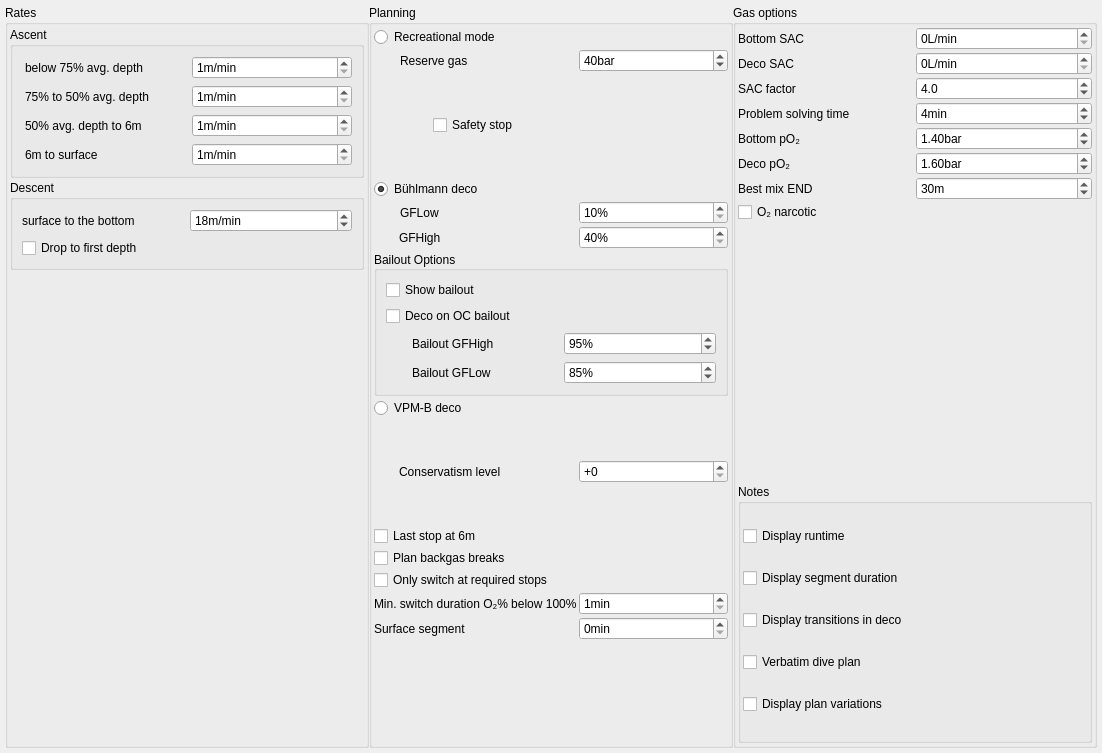
<?xml version="1.0" encoding="UTF-8"?>
<ui version="4.0">
 <class>plannerSettingsWidget</class>
 <widget class="QWidget" name="plannerSettingsWidget">
  <property name="geometry">
   <rect>
    <x>0</x>
    <y>0</y>
    <width>1102</width>
    <height>753</height>
   </rect>
  </property>
  <property name="windowTitle">
   <string>Form</string>
  </property>
  <layout class="QHBoxLayout" name="horizontalLayout_2">
   <property name="leftMargin">
    <number>5</number>
   </property>
   <property name="topMargin">
    <number>5</number>
   </property>
   <property name="rightMargin">
    <number>5</number>
   </property>
   <property name="bottomMargin">
    <number>5</number>
   </property>
   <item>
    <widget class="QScrollArea" name="scrollArea">
     <property name="frameShape">
      <enum>QFrame::NoFrame</enum>
     </property>
     <property name="frameShadow">
      <enum>QFrame::Plain</enum>
     </property>
     <property name="widgetResizable">
      <bool>true</bool>
     </property>
     <widget class="QWidget" name="scrollAreaWidgetContents">
      <property name="geometry">
       <rect>
        <x>0</x>
        <y>0</y>
        <width>1092</width>
        <height>743</height>
       </rect>
      </property>
      <layout class="QHBoxLayout" name="horizontalLayout">
       <property name="spacing">
        <number>0</number>
       </property>
       <property name="leftMargin">
        <number>0</number>
       </property>
       <property name="topMargin">
        <number>0</number>
       </property>
       <property name="rightMargin">
        <number>0</number>
       </property>
       <property name="bottomMargin">
        <number>0</number>
       </property>
       <item>
        <widget class="QGroupBox" name="Rates">
         <property name="sizePolicy">
          <sizepolicy hsizetype="Minimum" vsizetype="Preferred">
           <horstretch>0</horstretch>
           <verstretch>0</verstretch>
          </sizepolicy>
         </property>
         <property name="title">
          <string>Rates</string>
         </property>
         <layout class="QGridLayout" name="gridLayout_2">
          <property name="leftMargin">
           <number>2</number>
          </property>
          <property name="topMargin">
           <number>2</number>
          </property>
          <property name="rightMargin">
           <number>2</number>
          </property>
          <property name="bottomMargin">
           <number>2</number>
          </property>
          <property name="spacing">
           <number>2</number>
          </property>
          <item row="0" column="0">
           <widget class="QGroupBox" name="Ascent">
            <property name="title">
             <string>Ascent</string>
            </property>
            <layout class="QGridLayout" name="gridLayout_3">
             <property name="leftMargin">
              <number>12</number>
             </property>
             <item row="0" column="0">
              <widget class="QLabel" name="ascBelow75">
               <property name="text">
                <string>below 75% avg. depth</string>
               </property>
              </widget>
             </item>
             <item row="0" column="1">
              <widget class="QSpinBox" name="ascRate75">
               <property name="suffix">
                <string>m/min</string>
               </property>
               <property name="minimum">
                <number>1</number>
               </property>
              </widget>
             </item>
             <item row="1" column="0">
              <widget class="QLabel" name="asc75to50">
               <property name="text">
                <string>75% to 50% avg. depth</string>
               </property>
              </widget>
             </item>
             <item row="1" column="1">
              <widget class="QSpinBox" name="ascRate50">
               <property name="suffix">
                <string>m/min</string>
               </property>
               <property name="minimum">
                <number>1</number>
               </property>
              </widget>
             </item>
             <item row="2" column="0">
              <widget class="QLabel" name="asc50to6">
               <property name="text">
                <string>50% avg. depth to 6m</string>
               </property>
              </widget>
             </item>
             <item row="2" column="1">
              <widget class="QSpinBox" name="ascRateStops">
               <property name="suffix">
                <string>m/min</string>
               </property>
               <property name="minimum">
                <number>1</number>
               </property>
              </widget>
             </item>
             <item row="3" column="0">
              <widget class="QLabel" name="asc6toSurf">
               <property name="text">
                <string>6m to surface</string>
               </property>
              </widget>
             </item>
             <item row="3" column="1">
              <widget class="QSpinBox" name="ascRateLast6m">
               <property name="suffix">
                <string>m/min</string>
               </property>
               <property name="minimum">
                <number>1</number>
               </property>
              </widget>
             </item>
            </layout>
           </widget>
          </item>
          <item row="1" column="0">
           <widget class="QGroupBox" name="Descent">
            <property name="title">
             <string>Descent</string>
            </property>
            <layout class="QGridLayout" name="gridLayout_4">
             <item row="0" column="0">
              <widget class="QLabel" name="descent">
               <property name="sizePolicy">
                <sizepolicy hsizetype="Preferred" vsizetype="Preferred">
                 <horstretch>0</horstretch>
                 <verstretch>0</verstretch>
                </sizepolicy>
               </property>
               <property name="text">
                <string>surface to the bottom</string>
               </property>
              </widget>
             </item>
             <item row="0" column="1">
              <widget class="QSpinBox" name="descRate">
               <property name="sizePolicy">
                <sizepolicy hsizetype="Minimum" vsizetype="Fixed">
                 <horstretch>0</horstretch>
                 <verstretch>0</verstretch>
                </sizepolicy>
               </property>
               <property name="maximumSize">
                <size>
                 <width>16777215</width>
                 <height>16777215</height>
                </size>
               </property>
               <property name="suffix">
                <string>m/min</string>
               </property>
               <property name="minimum">
                <number>1</number>
               </property>
               <property name="value">
                <number>18</number>
               </property>
              </widget>
             </item>
             <item row="1" column="0" colspan="2">
              <widget class="QCheckBox" name="drop_stone_mode">
               <property name="text">
                <string>Drop to first depth</string>
               </property>
              </widget>
             </item>
            </layout>
            <zorder>drop_stone_mode</zorder>
            <zorder>descRate</zorder>
            <zorder>descent</zorder>
           </widget>
          </item>
          <item row="2" column="0">
           <spacer name="verticalSpacer">
            <property name="orientation">
             <enum>Qt::Vertical</enum>
            </property>
            <property name="sizeHint" stdset="0">
             <size>
              <width>20</width>
              <height>40</height>
             </size>
            </property>
           </spacer>
          </item>
         </layout>
        </widget>
       </item>
       <item>
        <widget class="QGroupBox" name="Planning">
         <property name="title">
          <string>Planning</string>
         </property>
         <layout class="QGridLayout" name="gridLayout">
          <property name="leftMargin">
           <number>2</number>
          </property>
          <property name="topMargin">
           <number>2</number>
          </property>
          <property name="rightMargin">
           <number>2</number>
          </property>
          <property name="bottomMargin">
           <number>2</number>
          </property>
          <property name="spacing">
           <number>2</number>
          </property>
          <item row="2" column="1">
           <widget class="QLabel" name="label_reserve_gas">
            <property name="text">
             <string>Reserve gas</string>
            </property>
            <property name="indent">
             <number>26</number>
            </property>
           </widget>
          </item>
          <item row="5" column="1">
           <widget class="QRadioButton" name="buehlmann_deco">
            <property name="text">
             <string>Bühlmann deco</string>
            </property>
            <property name="checked">
             <bool>true</bool>
            </property>
           </widget>
          </item>
          <item row="17" column="1">
           <spacer name="verticalSpacer_5">
            <property name="orientation">
             <enum>Qt::Vertical</enum>
            </property>
            <property name="sizeHint" stdset="0">
             <size>
              <width>20</width>
              <height>20</height>
             </size>
            </property>
           </spacer>
          </item>
          <item row="19" column="1" colspan="2">
           <widget class="QCheckBox" name="lastStop">
            <property name="text">
             <string>Last stop at 6m</string>
            </property>
           </widget>
          </item>
          <item row="17" column="1">
           <widget class="QLabel" name="label_vpmb_conservatism">
            <property name="text">
             <string>Conservatism level</string>
            </property>
            <property name="indent">
             <number>25</number>
            </property>
           </widget>
          </item>
          <item row="16" column="1">
           <widget class="QRadioButton" name="vpmb_deco">
            <property name="text">
             <string>VPM-B deco</string>
            </property>
           </widget>
          </item>
          <item row="25" column="1">
           <widget class="QLabel" name="label_min_switch_duration">
            <property name="text">
             <string>Min. switch duration O₂% below 100%</string>
            </property>
           </widget>
          </item>
          <item row="4" column="1">
           <spacer name="verticalSpacer_6">
            <property name="orientation">
             <enum>Qt::Vertical</enum>
            </property>
            <property name="sizeHint" stdset="0">
             <size>
              <width>20</width>
              <height>20</height>
             </size>
            </property>
           </spacer>
          </item>
          <item row="27" column="1">
           <spacer name="verticalSpacer_2">
            <property name="orientation">
             <enum>Qt::Vertical</enum>
            </property>
            <property name="sizeHint" stdset="0">
             <size>
              <width>20</width>
              <height>40</height>
             </size>
            </property>
           </spacer>
          </item>
          <item row="17" column="2">
           <widget class="QSpinBox" name="vpmb_conservatism">
            <property name="prefix">
             <string>+</string>
            </property>
            <property name="maximum">
             <number>4</number>
            </property>
           </widget>
          </item>
          <item row="26" column="2">
           <widget class="QSpinBox" name="surface_segment">
            <property name="suffix">
             <string>min</string>
            </property>
           </widget>
          </item>
          <item row="10" column="1">
           <widget class="QLabel" name="label_gfhigh">
            <property name="text">
             <string>GFHigh</string>
            </property>
            <property name="indent">
             <number>25</number>
            </property>
           </widget>
          </item>
          <item row="25" column="2">
           <widget class="QSpinBox" name="min_switch_duration">
            <property name="suffix">
             <string>min</string>
            </property>
            <property name="prefix">
             <string/>
            </property>
            <property name="minimum">
             <number>1</number>
            </property>
            <property name="maximum">
             <number>9</number>
            </property>
            <property name="value">
             <number>1</number>
            </property>
           </widget>
          </item>
          <item row="2" column="2">
           <widget class="QSpinBox" name="reserve_gas">
            <property name="suffix">
             <string>bar</string>
            </property>
            <property name="prefix">
             <string/>
            </property>
            <property name="minimum">
             <number>10</number>
            </property>
            <property name="maximum">
             <number>99</number>
            </property>
            <property name="value">
             <number>40</number>
            </property>
           </widget>
          </item>
          <item row="10" column="2">
           <widget class="QSpinBox" name="gfhigh">
            <property name="suffix">
             <string>%</string>
            </property>
            <property name="minimum">
             <number>40</number>
            </property>
            <property name="maximum">
             <number>100</number>
            </property>
           </widget>
          </item>
          <item row="4" column="1" alignment="Qt::AlignHCenter">
           <widget class="QCheckBox" name="safetystop">
            <property name="layoutDirection">
             <enum>Qt::LeftToRight</enum>
            </property>
            <property name="text">
             <string>Safety stop</string>
            </property>
            <property name="tristate">
             <bool>false</bool>
            </property>
           </widget>
          </item>
          <item row="24" column="1" colspan="2">
           <widget class="QCheckBox" name="switch_at_req_stop">
            <property name="toolTip">
             <string>Postpone gas change if a stop is not required</string>
            </property>
            <property name="text">
             <string>Only switch at required stops</string>
            </property>
           </widget>
          </item>
          <item row="22" column="1" colspan="2">
           <widget class="QCheckBox" name="backgasBreaks">
            <property name="text">
             <string>Plan backgas breaks</string>
            </property>
           </widget>
          </item>
          <item row="9" column="1">
           <widget class="QLabel" name="label_gflow">
            <property name="text">
             <string>GFLow</string>
            </property>
            <property name="indent">
             <number>26</number>
            </property>
           </widget>
          </item>
          <item row="9" column="2">
           <widget class="QSpinBox" name="gflow">
            <property name="suffix">
             <string>%</string>
            </property>
            <property name="minimum">
             <number>10</number>
            </property>
            <property name="maximum">
             <number>100</number>
            </property>
           </widget>
          </item>
          <item row="26" column="1">
           <widget class="QLabel" name="label_surface_segment">
            <property name="text">
             <string>Surface segment</string>
            </property>
           </widget>
          </item>
          <item row="1" column="1">
           <widget class="QRadioButton" name="recreational_deco">
            <property name="toolTip">
             <string>Maximize bottom time allowed by gas and no decompression limits</string>
            </property>
            <property name="text">
             <string>Recreational mode</string>
            </property>
           </widget>
          </item>
          <item row="11" column="1" rowspan="3" colspan="2">
           <widget class="QGroupBox" name="groupBox">
            <property name="autoFillBackground">
             <bool>false</bool>
            </property>
            <property name="title">
             <string>Bailout Options</string>
            </property>
            <property name="alignment">
             <set>Qt::AlignLeading|Qt::AlignLeft|Qt::AlignVCenter</set>
            </property>
            <property name="flat">
             <bool>true</bool>
            </property>
            <property name="checkable">
             <bool>false</bool>
            </property>
            <layout class="QGridLayout" name="gridLayout_7">
             <item row="3" column="2">
              <widget class="QSpinBox" name="gfhigh_bo">
               <property name="suffix">
                <string>%</string>
               </property>
               <property name="minimum">
                <number>40</number>
               </property>
               <property name="maximum">
                <number>100</number>
               </property>
               <property name="singleStep">
                <number>5</number>
               </property>
               <property name="value">
                <number>95</number>
               </property>
              </widget>
             </item>
             <item row="0" column="1">
              <spacer name="verticalSpacer_7">
               <property name="orientation">
                <enum>Qt::Vertical</enum>
               </property>
               <property name="sizeHint" stdset="0">
                <size>
                 <width>20</width>
                 <height>20</height>
                </size>
               </property>
              </spacer>
             </item>
             <item row="6" column="2">
              <widget class="QSpinBox" name="gflow_bo">
               <property name="suffix">
                <string>%</string>
               </property>
               <property name="minimum">
                <number>0</number>
               </property>
               <property name="maximum">
                <number>100</number>
               </property>
               <property name="singleStep">
                <number>5</number>
               </property>
               <property name="value">
                <number>85</number>
               </property>
              </widget>
             </item>
             <item row="3" column="0">
              <widget class="QLabel" name="label_gfhigh_bo">
               <property name="text">
                <string>Bailout GFHigh</string>
               </property>
               <property name="indent">
                <number>26</number>
               </property>
              </widget>
             </item>
             <item row="6" column="0">
              <widget class="QLabel" name="label_gflow_bo">
               <property name="text">
                <string>Bailout GFLow</string>
               </property>
               <property name="indent">
                <number>26</number>
               </property>
              </widget>
             </item>
             <item row="0" column="0">
              <widget class="QCheckBox" name="show_bailout">
               <property name="text">
                <string>Show bailout</string>
               </property>
              </widget>
             </item>
             <item row="2" column="0">
              <widget class="QCheckBox" name="bailout">
               <property name="text">
                <string>Deco on OC bailout</string>
               </property>
              </widget>
             </item>
            </layout>
           </widget>
          </item>
         </layout>
        </widget>
       </item>
       <item>
        <widget class="QGroupBox" name="Gas">
         <property name="title">
          <string>Gas options</string>
         </property>
         <layout class="QGridLayout" name="gridLayout_5">
          <property name="leftMargin">
           <number>2</number>
          </property>
          <property name="topMargin">
           <number>2</number>
          </property>
          <property name="rightMargin">
           <number>2</number>
          </property>
          <property name="bottomMargin">
           <number>2</number>
          </property>
          <property name="spacing">
           <number>2</number>
          </property>
          <item row="9" column="0" colspan="2">
           <widget class="QGroupBox" name="Notes">
            <property name="title">
             <string>Notes</string>
            </property>
            <layout class="QGridLayout" name="gridLayout_6">
             <property name="leftMargin">
              <number>2</number>
             </property>
             <property name="topMargin">
              <number>2</number>
             </property>
             <property name="rightMargin">
              <number>2</number>
             </property>
             <property name="bottomMargin">
              <number>2</number>
             </property>
             <property name="spacing">
              <number>2</number>
             </property>
             <item row="3" column="0">
              <widget class="QCheckBox" name="verbatim_plan">
               <property name="text">
                <string>Verbatim dive plan</string>
               </property>
              </widget>
             </item>
             <item row="2" column="0">
              <widget class="QCheckBox" name="display_transitions">
               <property name="toolTip">
                <string>In diveplan, list transitions or treat them as implicit</string>
               </property>
               <property name="text">
                <string>Display transitions in deco</string>
               </property>
              </widget>
             </item>
             <item row="0" column="0">
              <widget class="QCheckBox" name="display_runtime">
               <property name="toolTip">
                <string>In dive plan, show runtime (absolute time) of stops</string>
               </property>
               <property name="text">
                <string>Display runtime</string>
               </property>
              </widget>
             </item>
             <item row="1" column="0">
              <widget class="QCheckBox" name="display_duration">
               <property name="enabled">
                <bool>true</bool>
               </property>
               <property name="toolTip">
                <string>In dive plan, show duration (relative time) of stops</string>
               </property>
               <property name="text">
                <string>Display segment duration</string>
               </property>
              </widget>
             </item>
             <item row="4" column="0">
              <widget class="QCheckBox" name="display_variations">
               <property name="enabled">
                <bool>true</bool>
               </property>
               <property name="toolTip">
                <string>Compute variations of plan (performance cost)</string>
               </property>
               <property name="text">
                <string>Display plan variations</string>
               </property>
              </widget>
             </item>
            </layout>
           </widget>
          </item>
          <item row="1" column="1">
           <widget class="QDoubleSpinBox" name="decoStopSAC">
            <property name="suffix">
             <string>L/min</string>
            </property>
            <property name="decimals">
             <number>0</number>
            </property>
            <property name="maximum">
             <double>99.000000000000000</double>
            </property>
           </widget>
          </item>
          <item row="1" column="0">
           <widget class="QLabel" name="decosac">
            <property name="text">
             <string>Deco SAC</string>
            </property>
           </widget>
          </item>
          <item row="9" column="0">
           <spacer name="verticalSpacer_4">
            <property name="orientation">
             <enum>Qt::Vertical</enum>
            </property>
            <property name="sizeHint" stdset="0">
             <size>
              <width>20</width>
              <height>20</height>
             </size>
            </property>
           </spacer>
          </item>
          <item row="8" column="0">
           <spacer name="verticalSpacer_3">
            <property name="orientation">
             <enum>Qt::Vertical</enum>
            </property>
            <property name="sizeHint" stdset="0">
             <size>
              <width>20</width>
              <height>20</height>
             </size>
            </property>
           </spacer>
          </item>
          <item row="4" column="1">
           <widget class="QDoubleSpinBox" name="bottompo2">
            <property name="suffix">
             <string>bar</string>
            </property>
            <property name="maximum">
             <double>2.000000000000000</double>
            </property>
            <property name="singleStep">
             <double>0.100000000000000</double>
            </property>
            <property name="value">
             <double>1.400000000000000</double>
            </property>
           </widget>
          </item>
          <item row="0" column="1">
           <widget class="QDoubleSpinBox" name="bottomSAC">
            <property name="suffix">
             <string>L/min</string>
            </property>
            <property name="decimals">
             <number>0</number>
            </property>
            <property name="maximum">
             <double>99.000000000000000</double>
            </property>
           </widget>
          </item>
          <item row="5" column="1">
           <widget class="QDoubleSpinBox" name="decopo2">
            <property name="suffix">
             <string>bar</string>
            </property>
            <property name="maximum">
             <double>2.000000000000000</double>
            </property>
            <property name="singleStep">
             <double>0.100000000000000</double>
            </property>
            <property name="value">
             <double>1.600000000000000</double>
            </property>
           </widget>
          </item>
          <item row="6" column="1">
           <widget class="QSpinBox" name="bestmixEND">
            <property name="toolTip">
             <string>Used to calculate best mix. Select best mix depth in 'Available gases' table by entering gas depth, followed by &quot;B&quot; (best trimix mix) or &quot;BN&quot; (best nitrox mix)</string>
            </property>
            <property name="suffix">
             <string>m</string>
            </property>
            <property name="minimum">
             <number>1</number>
            </property>
            <property name="maximum">
             <number>999</number>
            </property>
            <property name="value">
             <number>30</number>
            </property>
           </widget>
          </item>
          <item row="0" column="0">
           <widget class="QLabel" name="bottomsac">
            <property name="text">
             <string>Bottom SAC</string>
            </property>
           </widget>
          </item>
          <item row="4" column="0">
           <widget class="QLabel" name="bottompO2">
            <property name="text">
             <string>Bottom pO₂</string>
            </property>
           </widget>
          </item>
          <item row="6" column="0">
           <widget class="QLabel" name="bestEND">
            <property name="text">
             <string>Best mix END</string>
            </property>
           </widget>
          </item>
          <item row="5" column="0">
           <widget class="QLabel" name="decopO2">
            <property name="text">
             <string>Deco pO₂</string>
            </property>
           </widget>
          </item>
          <item row="2" column="0">
           <widget class="QLabel" name="label_sacfactor">
            <property name="text">
             <string>SAC factor</string>
            </property>
           </widget>
          </item>
          <item row="2" column="1">
           <widget class="QDoubleSpinBox" name="sacfactor">
            <property name="toolTip">
             <string>Used to calculate minimum gas. Consider two divers with possibly increased SAC after OoG event.</string>
            </property>
            <property name="decimals">
             <number>1</number>
            </property>
            <property name="minimum">
             <double>2.000000000000000</double>
            </property>
            <property name="maximum">
             <double>10.000000000000000</double>
            </property>
            <property name="singleStep">
             <double>0.100000000000000</double>
            </property>
            <property name="value">
             <double>4.000000000000000</double>
            </property>
           </widget>
          </item>
          <item row="3" column="0">
           <widget class="QLabel" name="problemSolvingTime">
            <property name="text">
             <string>Problem solving time</string>
            </property>
           </widget>
          </item>
          <item row="3" column="1">
           <widget class="QSpinBox" name="problemsolvingtime">
            <property name="toolTip">
             <string>Used to calculate minimum gas. Additional time at max. depth after OoG event.</string>
            </property>
            <property name="suffix">
             <string>min</string>
            </property>
            <property name="prefix">
             <string/>
            </property>
            <property name="maximum">
             <number>10</number>
            </property>
            <property name="value">
             <number>4</number>
            </property>
           </widget>
          </item>
          <item row="7" column="0">
           <widget class="QCheckBox" name="o2narcotic">
            <property name="toolTip">
             <string>Treat oxygen as narcotic when computing best mix</string>
            </property>
            <property name="text">
             <string>O₂ narcotic</string>
            </property>
           </widget>
          </item>
         </layout>
        </widget>
       </item>
      </layout>
     </widget>
    </widget>
   </item>
  </layout>
 </widget>
 <tabstops>
  <tabstop>scrollArea</tabstop>
  <tabstop>ascRate75</tabstop>
  <tabstop>ascRate50</tabstop>
  <tabstop>ascRateStops</tabstop>
  <tabstop>ascRateLast6m</tabstop>
  <tabstop>descRate</tabstop>
  <tabstop>recreational_deco</tabstop>
  <tabstop>reserve_gas</tabstop>
  <tabstop>safetystop</tabstop>
  <tabstop>buehlmann_deco</tabstop>
  <tabstop>gflow</tabstop>
  <tabstop>gfhigh</tabstop>
  <tabstop>vpmb_conservatism</tabstop>
  <tabstop>drop_stone_mode</tabstop>
  <tabstop>lastStop</tabstop>
  <tabstop>backgasBreaks</tabstop>
  <tabstop>switch_at_req_stop</tabstop>
  <tabstop>bottomSAC</tabstop>
  <tabstop>decoStopSAC</tabstop>
  <tabstop>sacfactor</tabstop>
  <tabstop>problemsolvingtime</tabstop>
  <tabstop>bottompo2</tabstop>
  <tabstop>decopo2</tabstop>
  <tabstop>bestmixEND</tabstop>
  <tabstop>display_runtime</tabstop>
  <tabstop>display_duration</tabstop>
  <tabstop>display_transitions</tabstop>
  <tabstop>verbatim_plan</tabstop>
  <tabstop>display_variations</tabstop>
 </tabstops>
 <resources/>
 <connections/>
</ui>
